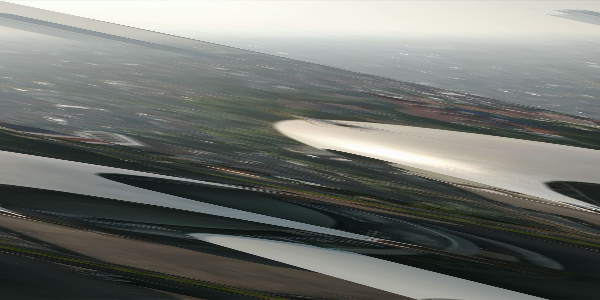
#> input picture location.png, 600 x 300 px
$ python programsolve.py
#> lines starting #> are read from the running program, lines starting #| are printed output that depends on the picture
from PIL import Image
import numpy as np

# Load the distorted image
img = Image.open("location.png")
#> img is the input picture: PIL image 600x300 RGB; mean R, G, B 113.2, 116.1, 111.3
pixels = np.array(img)
height, width, _ = pixels.shape
#> height = 300; width = 600

# Undo the row-wise shifting to restore the original image
restored = []
shift = 0
for row in pixels:
    restored.append(np.roll(row, -shift, axis=0))  # Shift row back left
    shift = (shift + 5) % width
#> this loop made 300 passes
#> shift on passes 1 to 3: 5, 10, 15
#> after the loop, restored = 300 items; shift = 300

# Save the restored image
restored_image = Image.fromarray(np.array(restored, dtype=np.uint8))
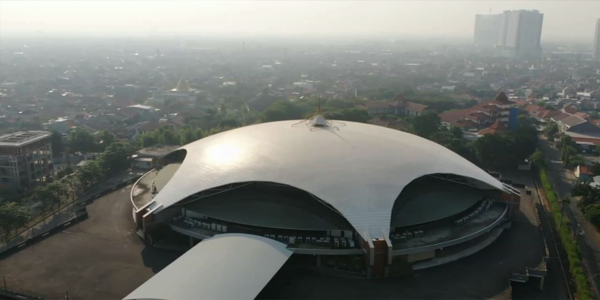
#> restored_image: PIL image 600x300 RGB; mean R, G, B 113.2, 116.1, 111.3
restored_image.save("restored.png")
